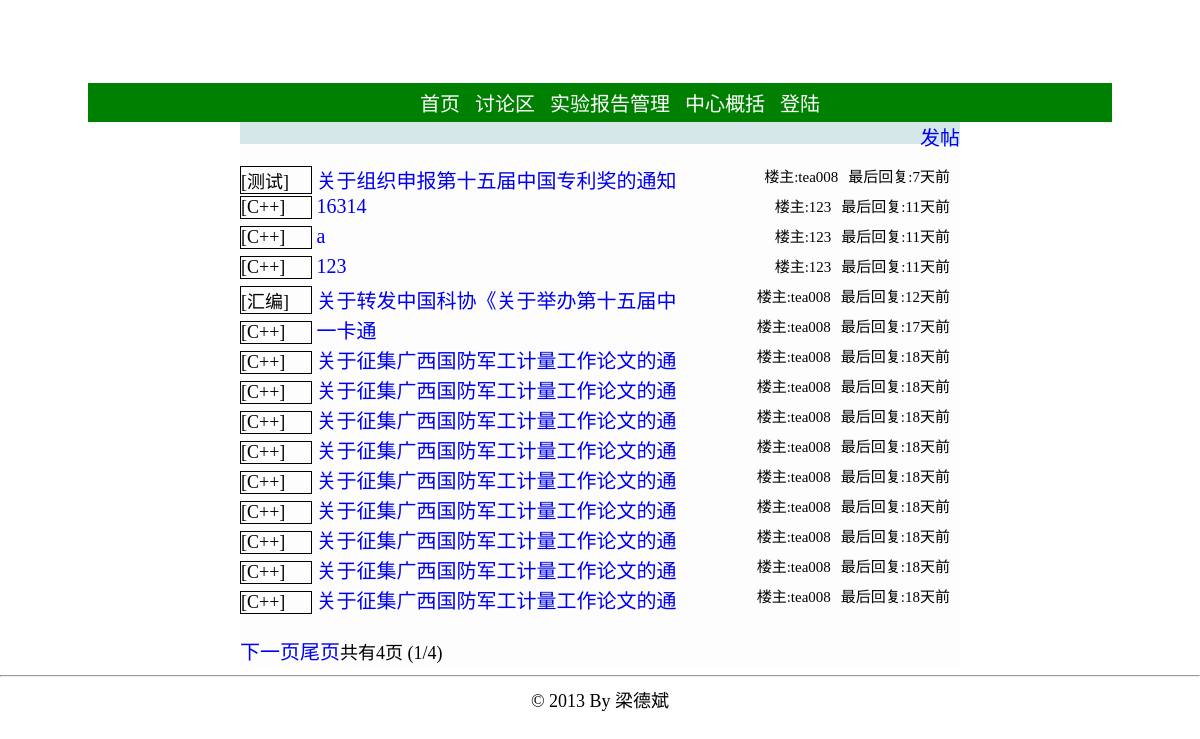
Before: /bbs.php with the older database file.
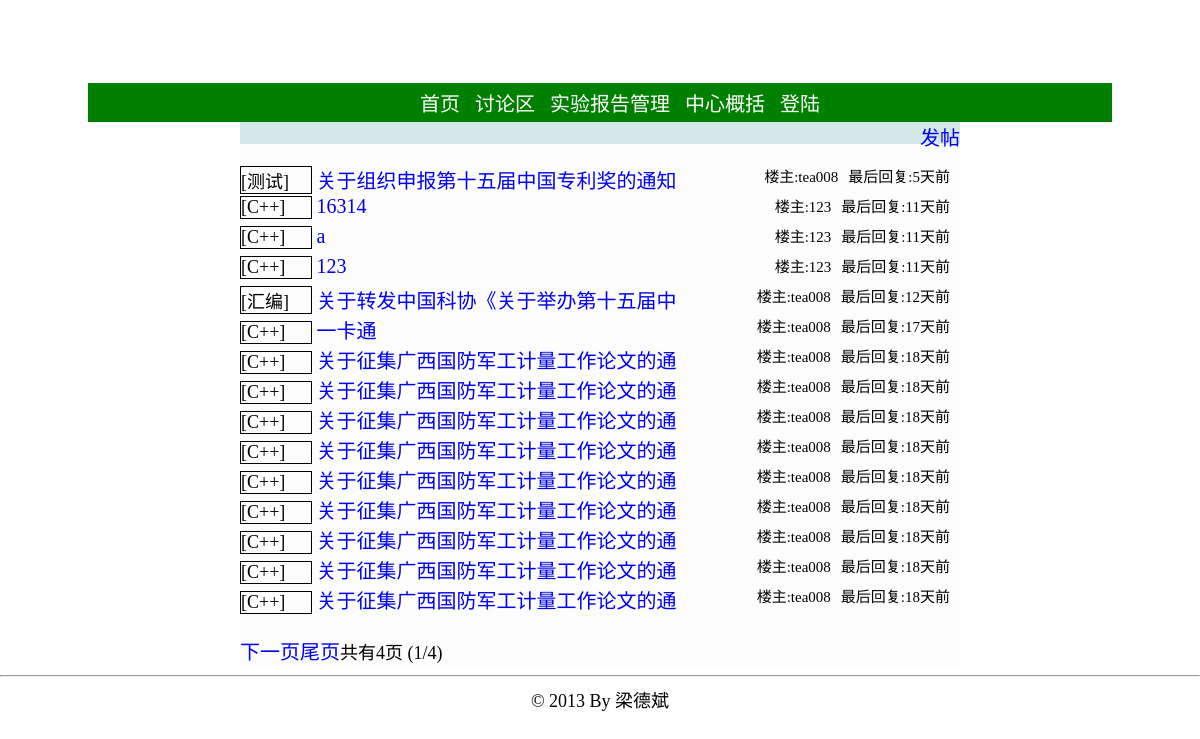
After: the same page with the newer database file.
### tables this page shows
CREATE TABLE `topic` (
  `post_id` int(11) NOT NULL AUTO_INCREMENT,
  `sort` varchar(4) DEFAULT NULL,
  `title` varchar(80) NOT NULL,
  `author` varchar(12) DEFAULT NULL,
  `body` varchar(1000) NOT NULL,
  `post_time` datetime DEFAULT NULL,
  `last_floor` int(11) DEFAULT NULL,
  `last_reply_time` datetime DEFAULT NULL,
  `visible` tinyint(4) DEFAULT NULL,
  `enable_post` tinyint(4) DEFAULT NULL,
  `top` tinyint(4) DEFAULT NULL,
  PRIMARY KEY (`post_id`)
);

CREATE TABLE `sort` (
  `id` int(11) NOT NULL AUTO_INCREMENT,
  `name` varchar(10) DEFAULT NULL,
  PRIMARY KEY (`id`)
);

### bbs.php (the view, shortened to what the changed rows need)
<!DOCTYPE html PUBLIC "-//W3C//DTD XHTML 1.0 Transitional//EN" "http://www.w3.org/TR/xhtml1/DTD/xhtml1-transitional.dtd">
<html>
<head>
<link rel="stylesheet" type="text/css" href="./static/css/global.css"></link>
</head>
<?php
include './config.php';
$now = date ( "Y-m-d G:i:s" );
?>
<div id='topMain'>
<?php
if (isset ( $_REQUEST ['topic'] )) {
	echo "<span style='height:30px;'>";
	echo "<a href=./bbs.php style=''>首页</a>";
	echo "</span>";
	$post_id = $_REQUEST ['topic'];
	$queryStr = sprintf ( "select  *  from topic,sort where post_id='%s' and topic.sort=sort.id", $post_id );
	$result = mysql_query ( $queryStr, $conn ) or die ( "查询失败:" . mysql_error () );
	if ($rel = mysql_fetch_array ( $result )) {
		echo "<span>>{$rel['name']}</span><br />";
		echo "<span class=post_title>{$rel['title']}</span>";
		echo "<br /><span style='font-size:16px;'>By {$rel['author']}</span>";
		echo "<span style='margin-left:50px;'>发表时间:{$rel['post_time']}<span>";
		echo '<hr />';
		echo '<div class=sep10></div>';
		echo '<pre style="width:720px;">';
		echo htmlspecialchars(stripslashes($rel ['body']));
		echo '</pre>';
		echo '<hr />';
		$page_size = 10;
		$reply_page = isset ( $_REQUEST ['reply_page'] )?intval($_REQUEST ['reply_page']):1;
		$queryStr = sprintf ( "select  count(reply_id)  from reply where post_id='%s'", $post_id );
		$result2 = mysql_query ( $queryStr, $conn ) or die ( "查询失败:" . mysql_error () );
		$rel2 = mysql_fetch_array ( $result2 );
		$numrows = $rel2 [0];
		$reply_pages = intval ( $numrows / $page_size );
		if ($numrows % $page_size) {
			$reply_pages ++;
		}
		$prev = $reply_page - 1;
		$next = $reply_page + 1;
		$offset = $page_size * ($reply_page - 1);
		$queryStr = sprintf ( "select  *  from reply where post_id='%s'  order by floor asc limit %s,%s", $post_id, $offset, $page_size );
		$result3 = mysql_query ( $queryStr, $conn ) or die ( "查询失败:" . mysql_error () );
		if ($rel3 = mysql_fetch_array ( $result3 )) {
			do {
				echo '<div class=bg_color></div>';
				echo "<div class=author>";
				echo "<span >By {$rel3['author']}&nbsp&nbsp&nbsp&nbsp</span>";
				echo "<span >发表时间:{$rel3['reply_time']}&nbsp&nbsp&nbsp&nbsp<span>";
				echo "<span style='float:right;'>{$rel3['floor']}楼<span>";
				echo "</div>";
				echo "<pre>";
				echo htmlspecialchars(stripslashes($rel3['body']));
				echo "</pre>";
			} while ( $rel3 = mysql_fetch_array ( $result3 ) );
			echo '<br />';
			if ($reply_page > 1) {
				echo "<a href=./bbs.php?topic={$post_id}&reply_page=1>首页</a>";
				echo "<a href=./bbs.php?topic={$post_id}&reply_page={$prev}>上一页</a>";
			}
			if ($reply_page < $reply_pages) {
				echo "<a href=./bbs.php?topic={$post_id}&reply_page={$next}>下一页</a>";
				echo "<a href=./bbs.php?topic={$post_id}&reply_page={$reply_pages}>尾页</a>";
			}
			echo "共有{$reply_pages}页 ({$reply_page}/{$reply_pages})";
		} else {
		}
		echo '<div class=bg_color></div>';
		echo '<br />回复楼主<br />';
		echo "<form method='get' action='./bbs/post_deal.php'>";
		echo "<textarea name=reply_body cols=87 rows=5 style='width:720;height:80;'></textarea>";
		echo '<br />';
		echo "<input type=hidden name=action value=reply_post></input>";
		echo "<input type=hidden name=post_id value={$post_id}></input>";
		echo "<input class=button type=submit value=回帖></input>";
		echo '</form>';
	}
	else {
		echo '<br /><br />帖子不存在';
	}
}
else {
	$page_size = 15;
	$page = isset ( $_REQUEST ['page'] )?intval($_REQUEST ['page']):1;
	$offset = $page_size * ($page - 1);
	$queryStr = sprintf ( "select  post_id,sort,title,author,post_time,last_reply_time,last_floor,name  from topic,sort where visible='0' and topic.sort=sort.id  order by last_reply_time desc limit %s,%s", $offset, $page_size );
	$result = mysql_query ( $queryStr, $conn ) or die ( "查询失败:" . mysql_error () );
	if ($rel = mysql_fetch_array ( $result )) {
		echo '<br />';
		do {
			echo "<div class=bbs_topic_list>";
			echo "<span class=bbs_topic_list_sort >[{$rel['name']}]</span>";
			echo "<span class='title' >&nbsp<a href=./bbs.php?topic={$rel['post_id']}>";
			echo mb_substr($rel['title'], 0,18,'utf-8');
            echo "</a></span>";
			echo "<span style='float:right;font-size:15px;margin-right:10px'>最后回复:";
            $last_reply =  strtotime($now)-strtotime($rel['last_reply_time']) ;
            if ($last_reply<60)
            {
            	echo $last_reply;
            	echo '秒前';
            }
            else if ($last_reply<3600)
            {
            	echo floor($last_reply/60);
            	echo '分钟前';
            }
            else if ($last_reply<86400)
            {
            	echo floor($last_reply/3600);
            	echo '小时前';
            }
            else
           {
            	echo floor($last_reply/86400);
            	echo '天前';
            }
            echo "</span>";
			echo "<span style='float:right;font-size:15px;margin-right:10px'>楼主:{$rel['author']}</span>";
			echo '</div>';
		} while ( $rel = mysql_fetch_array ( $result ) );
	} else {
		echo '暂时还没有帖子';
	}
	echo '<br />';
}
?>
</div>
</html>

Changed rows visible on the page:
changed topic "关于组织申报第十五届中国专利奖的通知": floor($last_reply/86400) "7" → "5"
